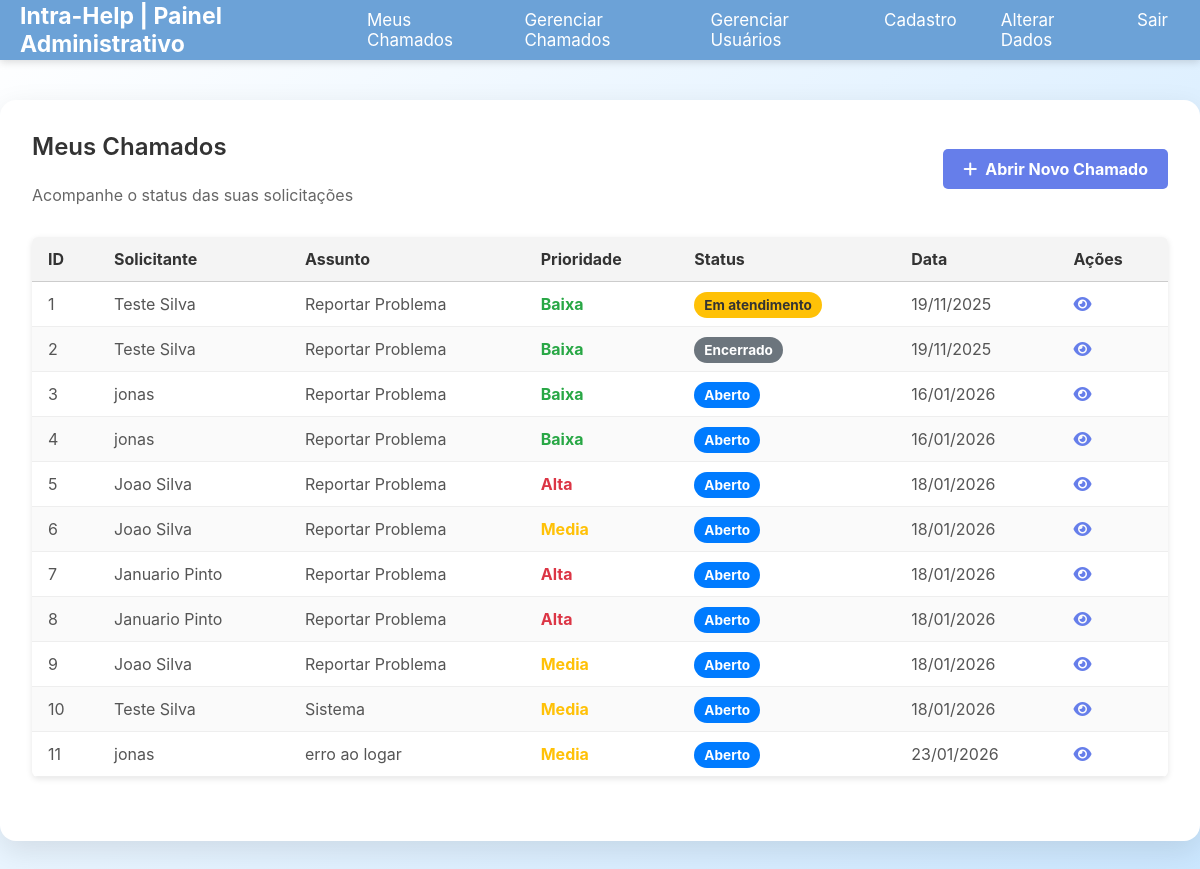
Before: /views/painelUsuario.php (signed in) with the older database file.
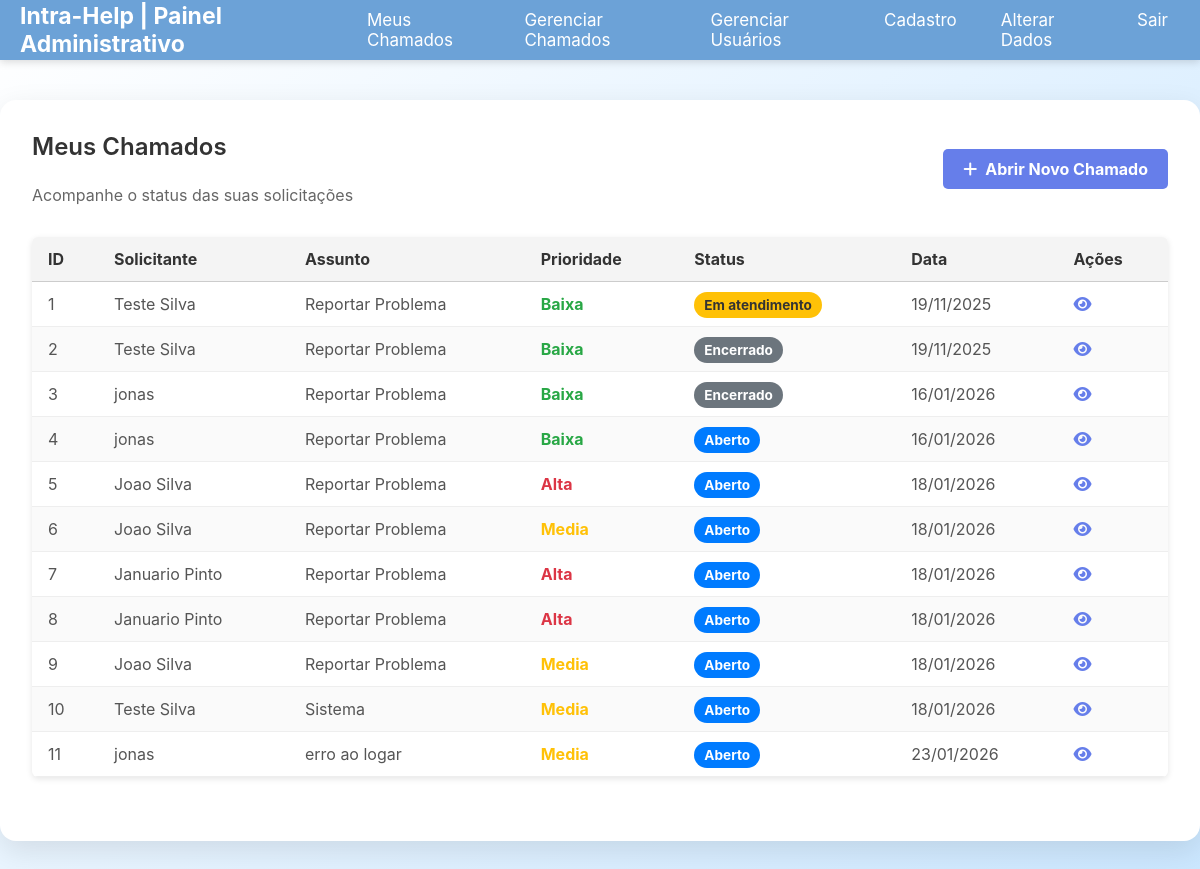
After: the same page with the newer database file.
### tables this page shows
CREATE TABLE "chamados" (
	"numero"	INTEGER NOT NULL,
	"solicitante_id"	INTEGER NOT NULL,
	"descricao"	TEXT NOT NULL,
	"responsavel_id"	INTEGER DEFAULT 1,
	"status"	TEXT DEFAULT "Aberto",
	"data_criacao"	TEXT DEFAULT current_timestamp, titulo text default "Reportar Problema", prioridade text default "Baixa",
	PRIMARY KEY("numero"),
	CONSTRAINT "fk_responsavel" FOREIGN KEY("responsavel_id") REFERENCES "usuarios"("usuario_id"),
	CONSTRAINT "fk_solicitante" FOREIGN KEY("solicitante_id") REFERENCES "usuarios"("usuario_id")
);

### models/chamados.php (called while the page is built, shortened)
<?php
function chamadosPorIdResponsavel(int $idResponsavel){
    $pdo = conectarDB();
    $sql = "SELECT c.numero, u.nome as solicitante, c.descricao, us.nome as responsavel, c.status, c.data_criacao, c.prioridade, c.titulo
            FROM chamados c
            INNER JOIN usuarios u
            ON solicitante_id = u.usuario_id
            INNER JOIN usuarios us
            ON responsavel_id = us.usuario_id
            WHERE c.responsavel_id = :responsavel_id;";
    $stmt = $pdo->prepare($sql);
    $stmt->execute(
        [":responsavel_id"=> $idResponsavel]
    );
    return $stmt->fetchAll(PDO::FETCH_ASSOC);
}

### views/painelUsuario.php (the view, shortened to what this page needs)
<?php
    require_once dirname(__DIR__) . '/models/chamados.php';
    if(eUsuarioLogado()){
        $usuario = $_SESSION['usuario'];
        $id = $usuario['usuario_id'];
        $categoria = $usuario['categoria'];
    }
    $eCliente = $categoria === 'Cliente';
    if ($eCliente){$chamados = chamadosPorIdSolicitante($id);}
    else{$chamados = chamadosPorIdResponsavel($id);}
?>
<!DOCTYPE html>
<html lang="pt-br">
<head>
    <link rel="stylesheet" href="../theme.css">
    <link rel="stylesheet" href="../style.css">
    <link rel="stylesheet" href="./painelUsuario.css">
    <link rel="stylesheet" href="https://cdnjs.cloudflare.com/ajax/libs/font-awesome/6.5.0/css/all.min.css">
</head>
<body>
    <?php
    include 'menu.php';
    ?>
    <div class="main-content">
        <div class="container">
            <div class="header-painel">
                <div>
                    <h2>Meus Chamados</h2>
                    <p>Acompanhe o status das suas solicitações</p>
                </div>
                <a href="criarChamado.php" class="btn-novo">
                    <i class="fa-solid fa-plus"></i> Abrir Novo Chamado
                </a>
            </div>
            <table class="data-table">
                <thead>
                    <tr>
                        <th>ID</th>
                        <?php if($eCliente): ?>
                            <th>Responsável</th>
                        <?php else: ?>
                            <th>Solicitante</th>
                        <?php endif; ?>
                        <th>Assunto</th>
                        <th>Prioridade</th>
                        <th>Status</th>
                        <th>Data</th>
                        <th>Ações</th>
                    </tr>
                </thead>
                <tbody>
                    <?php foreach($chamados as $c): ?>
                    <tr>
                        <td><?= $c['numero'] ?></td>
                        <?php if($eCliente): ?>
                            <td><?= $c['responsavel'] ?></td>
                        <?php else: ?>
                            <td><?= $c['solicitante'] ?></td>
                        <?php endif; ?>
                        <td><?= $c['titulo'] ?></td>
                        <td><span class="badge-<?= $c['prioridade'] ?>"><?= $c['prioridade'] ?></span></td>
                        <td><span class="badge badge-<?= $c['status'] ?>"><?= $c['status'] ?></span></td>
                        <td><?= date('d/m/Y', strtotime($c['data_criacao'])) ?></td>
                        <td>
                            <a href="../views/verChamado.php?id=<?= $c['numero'] ?>" title="Ver Detalhes">
                                <i class="fa-solid fa-eye"></i>
                            </a>
                        </td>
                    </tr>
                    <?php endforeach?>
                </tbody>
            </table>
        </div>
    </div>
</body>
</html>

Changed rows visible on the page:
changed chamados id 3: status "Aberto" → "Encerrado"
